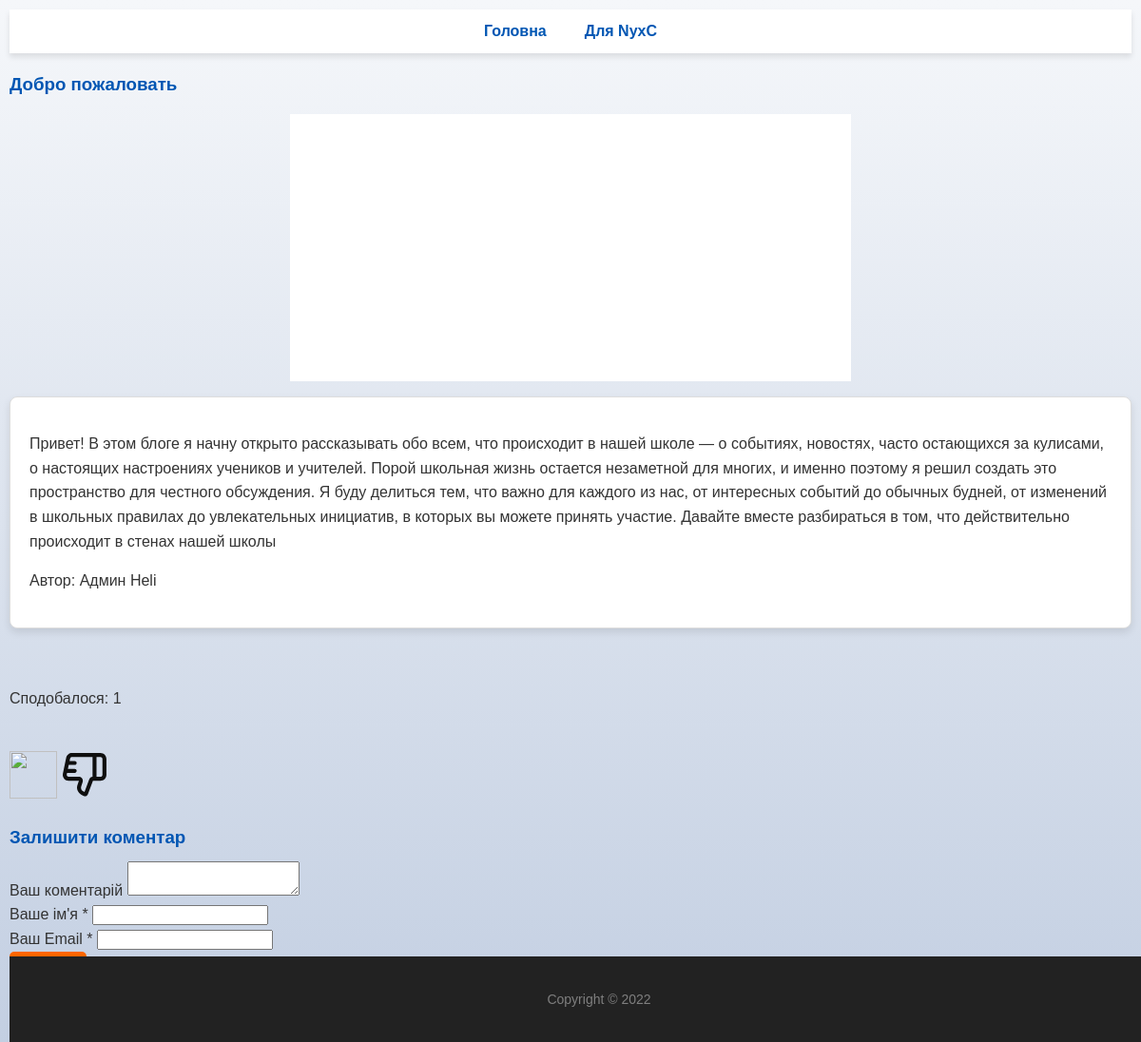
The app's page /5/ with its own data.
### blog/models.py (models this page shows, shortened)
class Post(models.Model):
    title = models.CharField('Заголовок записи', max_length=100)
    description = models.TextField('Текст записи')
    author = models.CharField('Имя автора', max_length=100)
    date = models.DateField('Дата публикации')
    img = models.ImageField("Изображение", upload_to='image/%Y')
    class Meta:
        verbose_name = 'Запись'
        verbose_name_plural = 'Записи'

### blog/views.py (the view)
# urls.py: path('<int:pk>/', views.PostDetail.as_view()),
class PostDetail(View):
    def get(self, request, pk):
        post = Post.objects.get(id=pk)
        return render(request, 'blog/blog_detail.html', {'post': post})

### templates/blog/blog_detail.html (shortened to what this page needs)
{% load static %}
<html >
<head>
   <link rel="stylesheet" href="{% static 'css/style.css' %}" type="text/css" media="all" />
</head>
<body>
<div class="shell">
	<div class="border">
		<div id="navigation">
			<ul>
			    <li><a href="/" class="active">Головна</a></li>
			    <li><a href="/admin">Для NyxC</a></li>
			</ul>
		</div>
		<div id="main">
   			<div id="content" class="left">
      			<div class="projects">
         			<h3>{{ post.title }}</h3>
                  <p align="center">
                    <img src="{{ post.img.url }}" width="50%"/>
                  </p>
         			<div class="item">
						<div class="text left">
               				<p>{{ post.description }}</p>
               				<p>Автор:  {{ post.author }}</p>
            			</div>
         			</div>
     			 </div>
   			</div>
			<div class="liik">
				<br>
				<p>Сподобалося: {{ post.likes_set.all.count }}</p>
				<br>
				<a id="like" href="{% url 'add_likes' post.id %}"><img src="../media/image/like-svgrepo-com.svg" width="50px"></a>
				<a id="dislike" href="{% url 'del_likes' post.id %}"><img src="../media/image/dislike-svgrepo-com.svg" width="50px"></a>
			</div>
			<div class="form-comment">
				<h3>Залишити коментар</h3>
				<div>
					<form action="{% url 'add_comments' post.id %}" method="post">
						<div>
							<label>Ваш коментарій</label>
							<textarea name="text_comments"></textarea>
						</div>
						<div>
							<label>Ваше ім'я *</label>
							<input type="text" name="name">
						</div>
						<div>
							<label>Ваш Email *</label>
							<input type="email" name="email">
						</div>
						<div><input type="submit"></div>
					</form>
				</div>
			</div>
		</div>
	</div>
	<div id="footer">
		<p class="copy right">Copyright &copy;  2022 </p>
	</div>
</div>
</body>
</html>

### static/css/style.css (style rules this page uses)
body { font-family: 'Arial', sans-serif; color: #333; background: linear-gradient(to bottom, #f5f7fa, #c3cfe2); margin: 10px; padding: 0; line-height: 1.6; margin-bottom: 60px; }
h1, h2, h3, h4, h5, h6 { color: #0056b3; margin-bottom: 10px; }
#navigation { position: sticky; top: 0; background-color: #ffffff; box-shadow: 0 4px 6px rgba(0, 0, 0, 0.1); padding: 10px 0; }
#navigation ul { list-style-type: none; margin: 0; padding: 0; display: flex; justify-content: center; }
#navigation ul li { display: inline; }
#navigation ul li a { color: #0056b3; padding: 0 20px; font-weight: bold; text-decoration: none; transition: color 0.3s ease; }
.projects .item { background: #ffffff; border: 1px solid #ddd; border-radius: 8px; padding: 20px; margin-bottom: 20px; box-shadow: 0 4px 8px rgba(0, 0, 0, 0.1); transition: transform 0.2s ease-in-out; }
#footer { background-color: #222; color: #7f7f7f; padding: 20px; text-align: center; font-size: 14px; position: fixed; bottom: 0; width: 100%; z-index: 10; }
.liik a { text-decoration: none; }
#dislike { color: #af0b0b; }
#like { color: #00a311; }

### records on screen
Post: title "Добро пожаловать", img (picture), description "Привет! В этом блоге я начну открыто рассказывать обо всем, что происходит в нашей школе — о событиях, новостях, часто остающихся за кулисами, о настоящих настроениях учеников и учителей. Порой школьная жизнь остается незаметной для многих, и именно поэтому я решил создать это пространство для честного обсуждения. Я буду делиться тем, что важно для каждого из нас, от интересных событий до обычных будней, от изменений в школьных правилах до увлекательных инициатив, в которых вы можете принять участие. Давайте вместе разбираться в том, что действительно происходит в стенах нашей школы", author "Админ Heli", likes_set.all.count "1"
